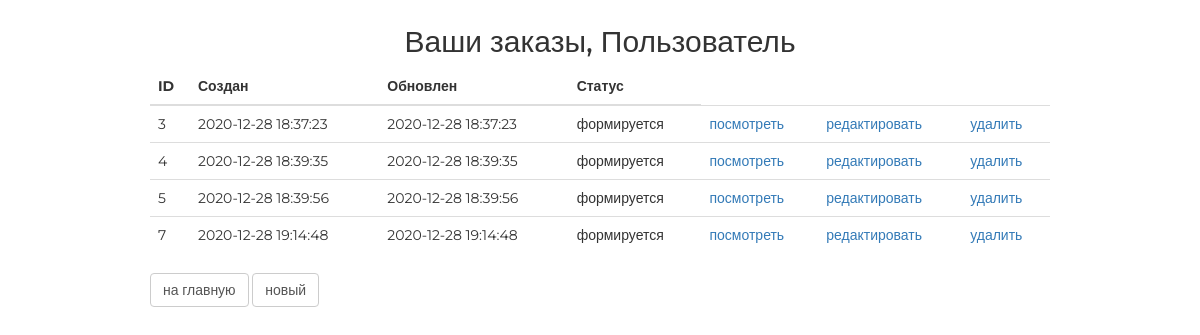
/order/ (signed in), run on the app's committed database.
### ordersapp/models.py (models this page shows, shortened)
class Order(models.Model):
    FORMING = 'FM'
    SENT_TO_PROCEED = 'STP'
    PROCEEDED = 'PRD'
    PAID = 'PD'
    READY = 'RDY'
    CANCEL = 'CNC'
    ORDER_STATUSES = (
        (FORMING, 'формируется'),
        (SENT_TO_PROCEED, 'отправлено в обработку'),
        (PROCEEDED, 'обработано'),
        (PAID, 'оплачено'),
        (READY, 'готов к выдаче'),
        (CANCEL, 'отменено'),
    )
    user = models.ForeignKey(settings.AUTH_USER_MODEL, on_delete=models.CASCADE, verbose_name='пользователь')
    status = models.CharField(max_length=3, choices=ORDER_STATUSES, default=FORMING, verbose_name='статус')
    is_active = models.BooleanField(default=True, verbose_name='активен')
    created = models.DateTimeField(auto_now_add=True, verbose_name='дата создания заказа')
    updated = models.DateTimeField(auto_now=True, verbose_name='дата обновления заказа')

### ordersapp/views.py (the view)
# urls.py: path('', ordersapp.OrderListView.as_view(), name='orders_list'),
class OrderListView(ListView):
    model = Order
    def get_queryset(self):
        return Order.objects.filter(user=self.request.user)

### mainapp/context_processors.py (called while the page is built)
def basket(request):
    basket_item = []
    if request.user.is_authenticated:
        basket_item = Basket.objects.filter(user=request.user)
    return {'basket': basket_item}

### ordersapp/templates/ordersapp/order_list.html
{% extends 'ordersapp/base.html' %}
{% load static %}
{% block content %}
   <div class="h2 text-center head">
       Ваши заказы,
       {% if user.first_name %}
           {{ user.first_name|title}}
       {% else %}
           Пользователь
       {% endif %}
   </div>
   <table class="table orders_list">
       <thead>
         <tr>
           <th>ID</th>
           <th>Создан</th>
           <th>Обновлен</th>
           <th>Статус</th>
         </tr>
       </thead>
       <tbody>
           {% for item in object_list %}
               {% if item.is_active %}
               <tr>
                   <td class="td1 orders_list">{{ item.pk }}</td>
                   <td>{{ item.created|date:"Y-m-d H:i:s" }}</td>
                   <td>{{ item.updated|date:"Y-m-d H:i:s" }}</td>
                   <td>{{ item.get_status_display }}</td>
                   <td>
                       <a href="{% url 'ordersapp:order_read' item.pk %}">
                           посмотреть
                       </a>
                    </td>
                   <td>
                       {% if item.status == 'FM' %}
                         <a href="{% url 'ordersapp:order_update' item.pk %}">
                           редактировать
                         </a>
                       {% endif %}
                   </td>
                   <td>
                       {% if item.status == 'FM' %}
                         <a href="{% url 'ordersapp:order_delete' item.pk %}">
                             удалить
                         </a>
                       {% endif %}
                   </td>
               </tr>
               {% endif %}
           {% endfor %}
       </tbody>
   </table>
   <button class="btn btn-default btn-round">
       <a href="{% url 'main' %}">
           на главную
       </a>
   </button>
   <button class="btn btn-default btn-round">
       <a href="{% url 'ordersapp:order_create' %}">
           новый
       </a>
   </button>
{% endblock %}

### static/css/style.css (style rules this page uses)
* { margin: 0; padding: 0; }
.order_container button a { text-decoration: none; color: #555; }
.table.orders_list { min-width: 600px; }
.td1.orders_list { width: 40px; }
body { font-family: 'Montserrat', sans-serif; }
html, body { height: 100%; }
table { width: 100%; }
td:first-child { width: 235px; }

### data on the page
Order: pk "3", created "2020-12-28 18:37:23", updated "2020-12-28 18:37:23", status "формируется", shows "редактировать", shows "удалить"
Order: pk "4", created "2020-12-28 18:39:35", updated "2020-12-28 18:39:35", status "формируется", shows "редактировать", shows "удалить"
Order: pk "5", created "2020-12-28 18:39:56", updated "2020-12-28 18:39:56", status "формируется", shows "редактировать", shows "удалить"
Order: pk "7", created "2020-12-28 19:14:48", updated "2020-12-28 19:14:48", status "формируется", shows "редактировать", shows "удалить"
